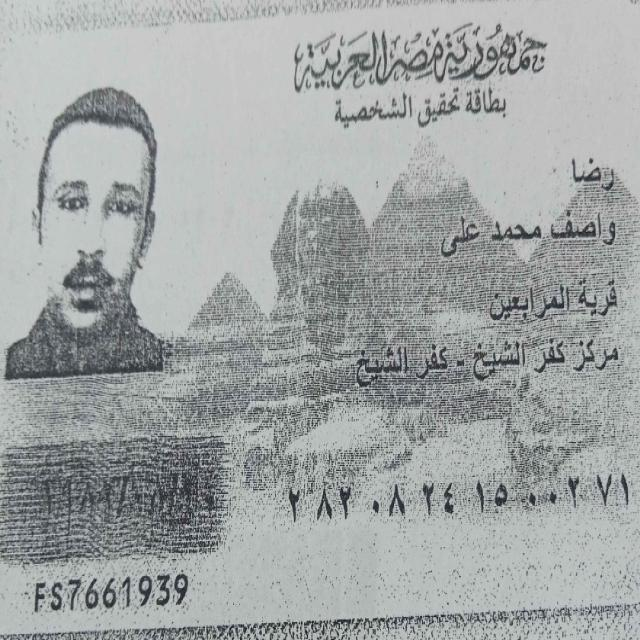
#> input picture arabic_numbers/content/arabic-numbers-2/test/images/flipped_election_gathering-2Fimages_from_29601051501112-2F87132-2F-2FfeiQxOuyqbYWtoqlaNLy-87132-frontImage_jpg.rf.a6ba2f18c38e729f5db5ead969318c1e.jpg, 640 x 640 px; its folder holds only this picture in this run
$ python -i watermark.py   (imports and definitions only)
#> lines starting #> are read from the running program, lines starting #| are printed output that depends on the picture
"""
Generates FAKE, WATERMARKED test cards. Output must never be usable as a real identity document.

SPECIMEN / عينة اختبار watermarks — corner + diagonal band across photo area.
"""
from __future__ import annotations

from PIL import Image, ImageDraw, ImageFont

from tests.synthetic.constants import (
    WATERMARK_CORNER_TEXT_AR,
    WATERMARK_CORNER_TEXT_EN,
    WATERMARK_DIAGONAL_TEXT,
    WATERMARK_TINT_RGBA,
)


# [99 lines left out: functions _load_font, apply_watermarks, watermark_pixel_score, not called in this run]

>>> from PIL import Image
>>> picture = Image.open('../../arabic_numbers/content/arabic-numbers-2/test/images/flipped_election_gathering-2Fimages_from_29601051501112-2F87132-2F-2FfeiQxOuyqbYWtoqlaNLy-87132-frontImage_jpg.rf.a6ba2f18c38e729f5db5ead969318c1e.jpg')
#> picture is the input picture: PIL image 640x640 RGB; mean R, G, B 161.4, 165.7, 165.2
>>> result = apply_watermarks(picture)
#> in apply_watermarks, `overlay = Image.new("RGBA", base.size, (0, 0, 0, 0))`: overlay: PIL image 640x640 RGBA; every value is 0
#> in apply_watermarks, `diag = diag.rotate(35, expand=True, resample=Image.Resampling.BICUBIC)`:
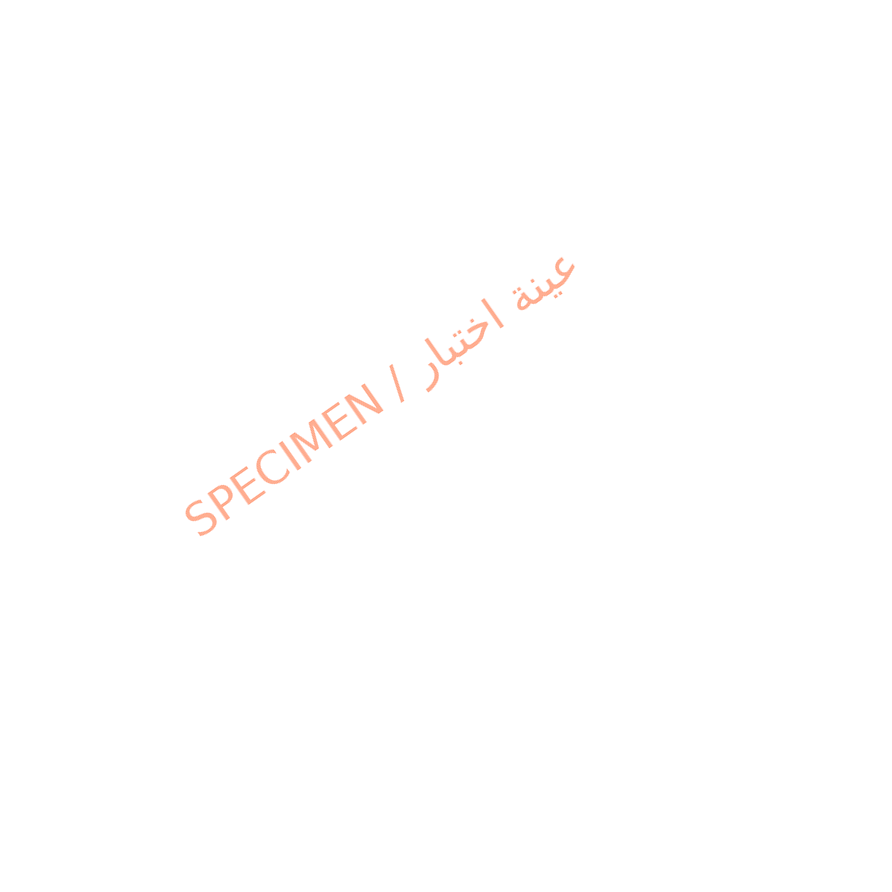
#> diag: PIL image 892x892 RGBA; mean R, G, B, A 1.8, 0.5, 0, 0.6; transparent parts drawn white

$ run again, on arabic_numbers/content/arabic-numbers-2/test/images/flipped_election_gathering-2Fimages_from_29612111500619-2F22192-2F-2F8Yt8CX8jbEaVJ4JMMDQQ-22192-frontImage_jpg.rf.1555cd0d472c8009c5ae9c8657f80355.jpg
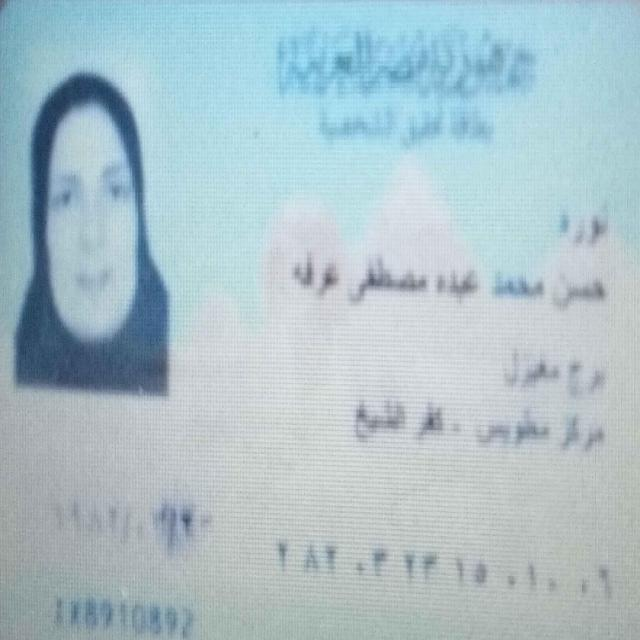
#> input picture arabic_numbers/content/arabic-numbers-2/test/images/flipped_election_gathering-2Fimages_from_29612111500619-2F22192-2F-2F8Yt8CX8jbEaVJ4JMMDQQ-22192-frontImage_jpg.rf.1555cd0d472c8009c5ae9c8657f80355.jpg, 640 x 640 px
#> picture is the input picture: PIL image 640x640 RGB; mean R, G, B 172.3, 193.7, 201.3
#> in apply_watermarks, `out = Image.alpha_composite(base, overlay).convert("RGB")`:
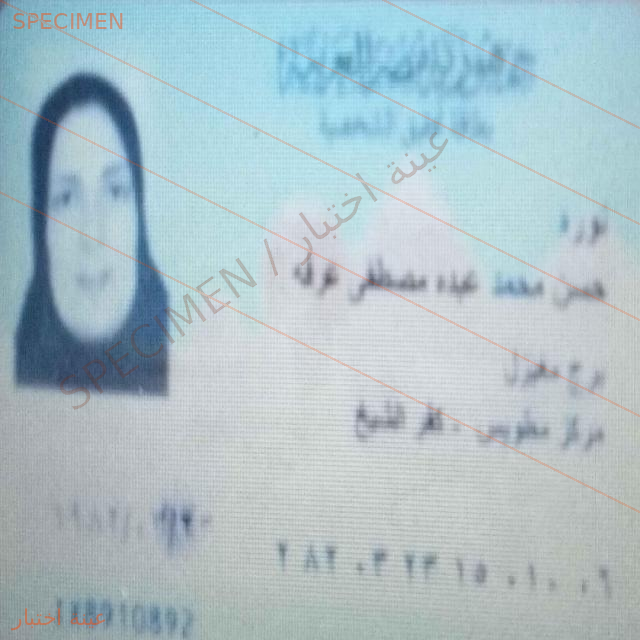
#> out: PIL image 640x640 RGB; mean R, G, B 172.5, 193, 200.2
